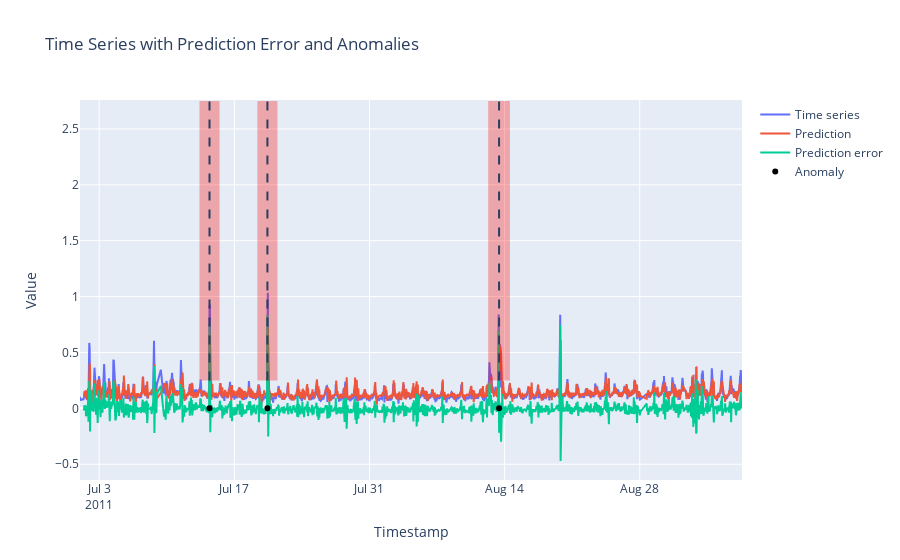

The code cell stored with this chart in its notebook:
### Code cell
fig = go.Figure()
fig = plot_results_timeseries(fig, df, y_pred_net, pred_error_net, anomaly_times, anomaly_windows, n_burn_in)
fig.show()

### Figure 1 — Plotly figure (JSON) as saved in the notebook; plotly's stock layout.template omitted (floating-point values rounded to 4 significant figures; data arrays with more than 128 entries replaced by an {"elided": "..."} marker saying what was removed)
{"data": [{"mode": "lines", "name": "Time series", "type": "scatter", "x": {"elided": "1538 str values"}, "y": {"elided": "1538 float values"}}, {"mode": "lines", "name": "Prediction", "type": "scatter", "x": {"elided": "1529 str values"}, "y": {"elided": "1529 float values"}}, {"mode": "lines", "name": "Prediction error", "type": "scatter", "x": {"elided": "1529 str values"}, "y": {"elided": "1529 float values"}}, {"marker": {"color": "black"}, "mode": "markers", "name": "Anomaly", "type": "scatter", "x": ["2011-07-14T10:15:01", "2011-07-20T10:15:01", "2011-08-13T10:15:01"], "y": [0, 0, 0]}], "layout": {"shapes": [{"fillcolor": "red", "line": {"width": 0}, "opacity": 0.3, "type": "rect", "x0": "2011-07-13T09:15:01", "x1": "2011-07-15T11:15:01", "y0": null, "y1": null}, {"fillcolor": "red", "line": {"width": 0}, "opacity": 0.3, "type": "rect", "x0": "2011-07-19T09:15:01", "x1": "2011-07-21T11:15:01", "y0": null, "y1": null}, {"fillcolor": "red", "line": {"width": 0}, "opacity": 0.3, "type": "rect", "x0": "2011-08-12T07:15:01", "x1": "2011-08-14T13:15:01", "y0": null, "y1": null}, {"line": {"dash": "dash"}, "type": "line", "x0": "2011-07-14T10:15:01", "x1": "2011-07-14T10:15:01", "y0": null, "y1": null}, {"line": {"dash": "dash"}, "type": "line", "x0": "2011-07-20T10:15:01", "x1": "2011-07-20T10:15:01", "y0": null, "y1": null}, {"line": {"dash": "dash"}, "type": "line", "x0": "2011-08-13T10:15:01", "x1": "2011-08-13T10:15:01", "y0": null, "y1": null}], "title": {"text": "Time Series with Prediction Error and Anomalies"}, "xaxis": {"title": {"text": "Timestamp"}}, "yaxis": {"title": {"text": "Value"}}}}
